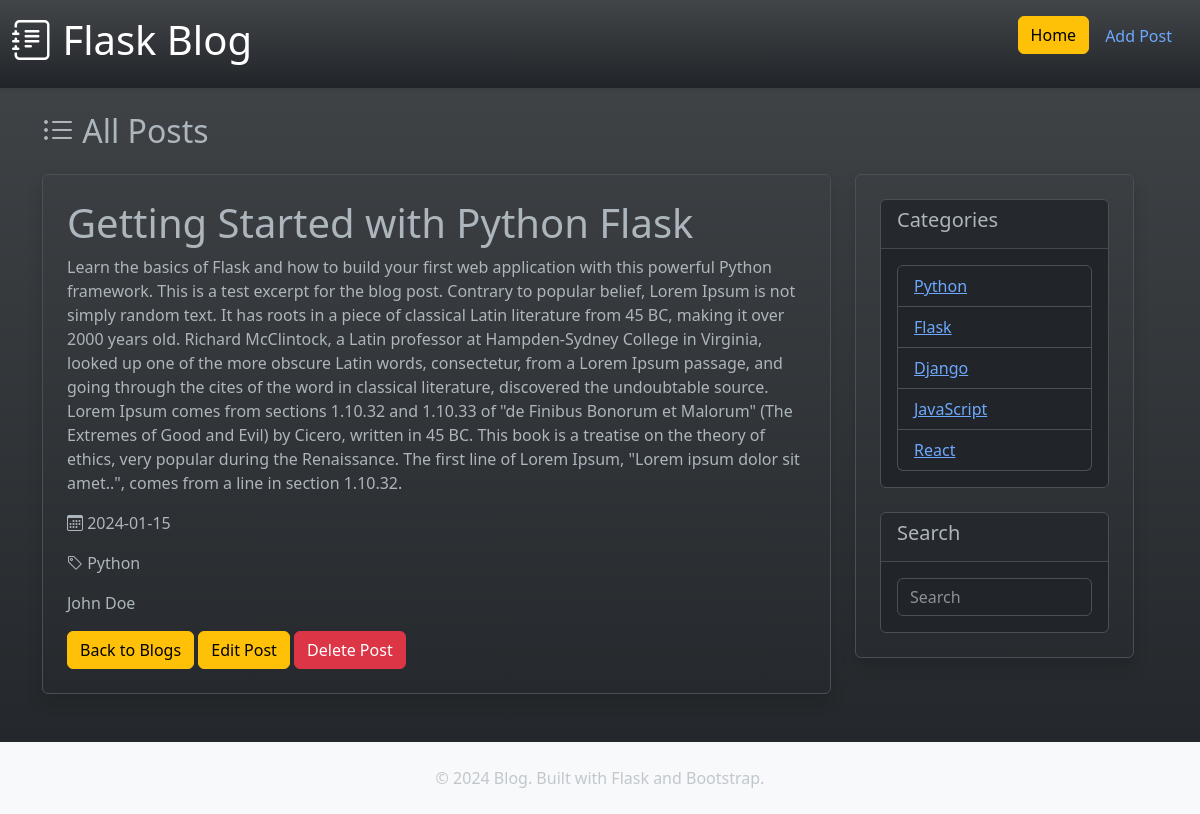
The page /blog/1 on the database its author committed.
### tables this page shows
CREATE TABLE blogs (
            id INTEGER PRIMARY KEY AUTOINCREMENT,
            title TEXT NOT NULL,
            author TEXT NOT NULL,
            date TEXT NOT NULL,
            excerpt TEXT NOT NULL,
            category TEXT NOT NULL
        );

### lesson6.py (the view)
@app.route('/blog/<int:id>')
def blog(id):
    blog = get_blog_by_id(id)
    if not blog:
        return render_template('404.html'), 404
    return render_template('blog.html', blog=blog)

### data/db.py (called while the page is built)
def get_db_path():
    current_dir = os.path.dirname(os.path.abspath(__file__))
    return os.path.join(current_dir, 'blog.db')

def get_blog_by_id(blog_id):
    db_path = get_db_path()
    if not os.path.exists(db_path):
        return None
    conn = sqlite3.connect(db_path)
    conn.row_factory = sqlite3.Row
    cursor = conn.cursor()
    cursor.execute('SELECT * FROM blogs WHERE id = ?', (blog_id,))
    row = cursor.fetchone()
    conn.close()
    if row:
        return {
            'id': row['id'],
            'title': row['title'],
            'author': row['author'],
            'date': row['date'],
            'excerpt': row['excerpt'],
            'category': row['category']
        }
    return None

### templates/blog.html
{% extends "layout.html" %}
{% block content %}
<h1>{{ blog.title }}</h1>
<p>{{ blog.excerpt }}</p>
<p><i class="bi bi-calendar3"></i> {{ blog.date }}</p>
<p><i class="bi bi-tag"></i> {{ blog.category }}</p>
<p>{{ blog.author }}</p>
<a href="{{ url_for('blogs') }}" class="btn btn-warning">Back to Blogs</a>
<a href="{{ url_for('edit_post', id=blog.id) }}" class="btn btn-warning">Edit Post</a>
<a href="{{ url_for('delete_post', id=blog.id) }}" class="btn btn-danger">Delete Post</a>
{% endblock %}

### rows shown on the page
blogs: title "Getting Started with Python Flask", excerpt "Learn the basics of Flask and how to build your first web application with this powerful Python framework. This is a test excerpt for the blog post. Contrary to popular belief, Lorem Ipsum is not simply random text. It has roots in a piece of classical Latin literature from 45 BC, making it over 2000 years old. Richard McClintock, a Latin professor at Hampden-Sydney College in Virginia, looked up one of the more obscure Latin words, consectetur, from a Lorem Ipsum passage, and going through the cites of the word in classical literature, discovered the undoubtable source. Lorem Ipsum comes from sections 1.10.32 and 1.10.33 of \"de Finibus Bonorum et Malorum\" (The Extremes of Good and Evil) by…", date "2024-01-15", category "Python", author "John Doe"
